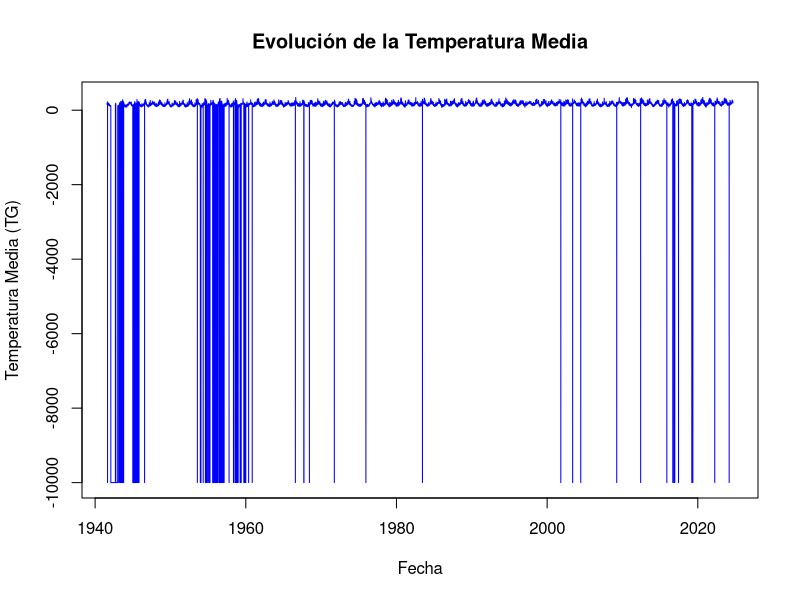
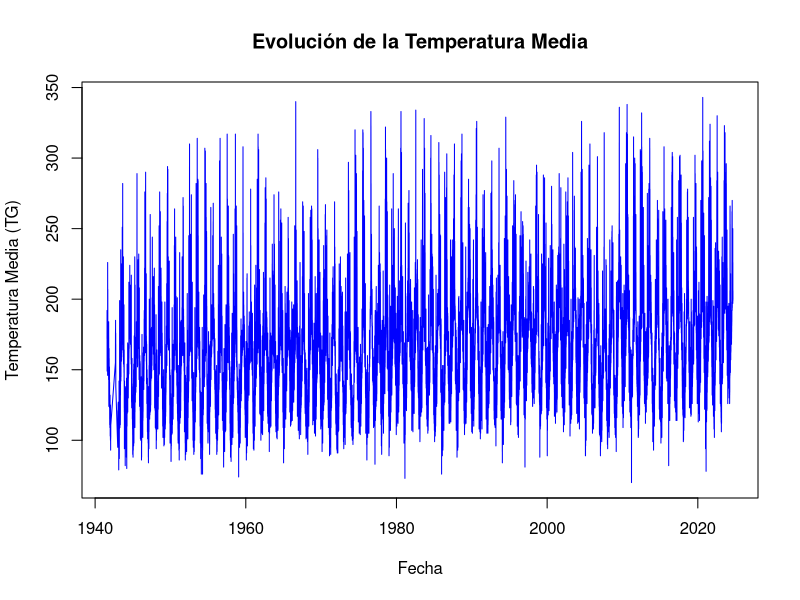
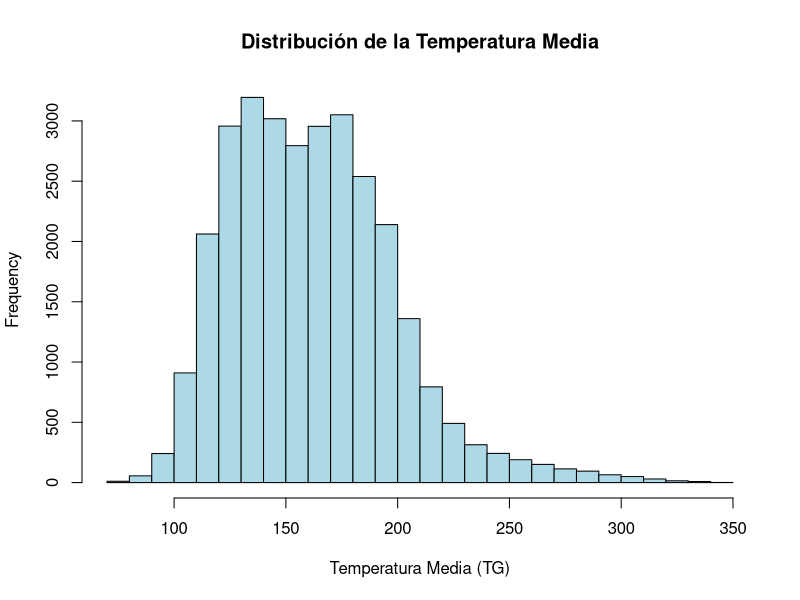
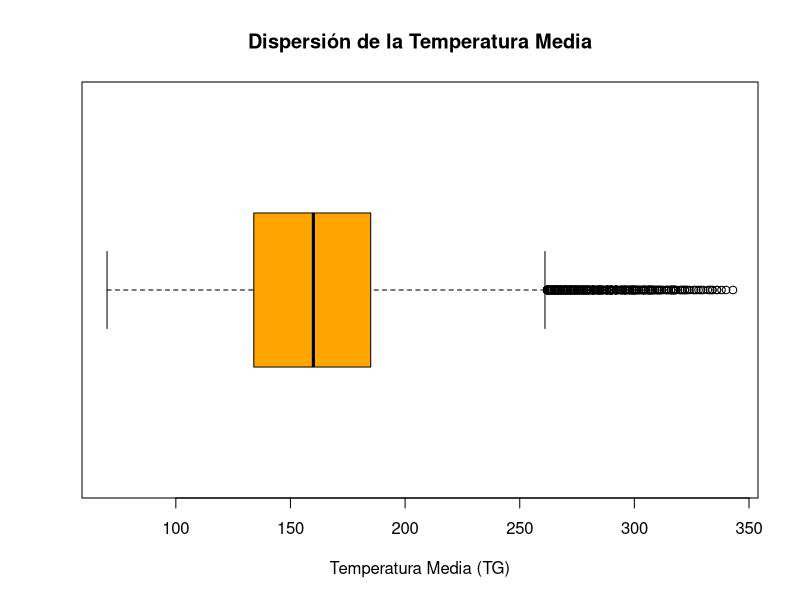
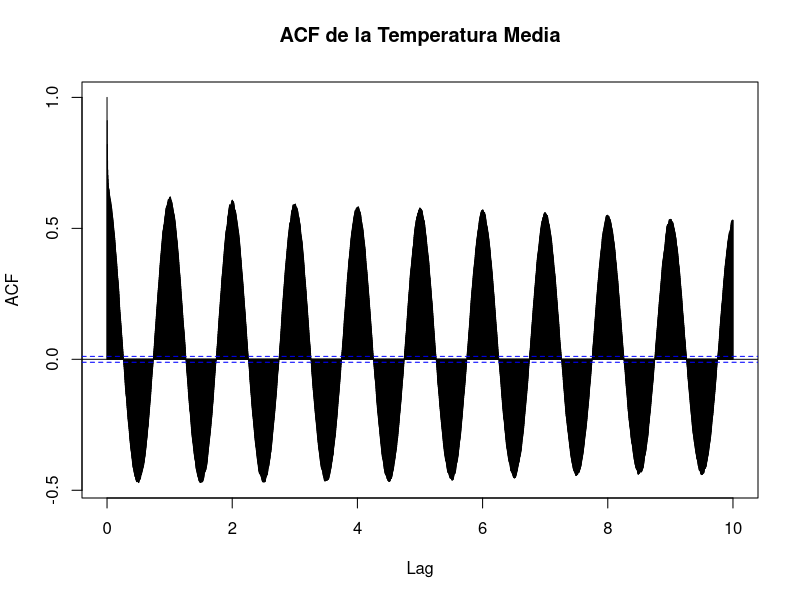
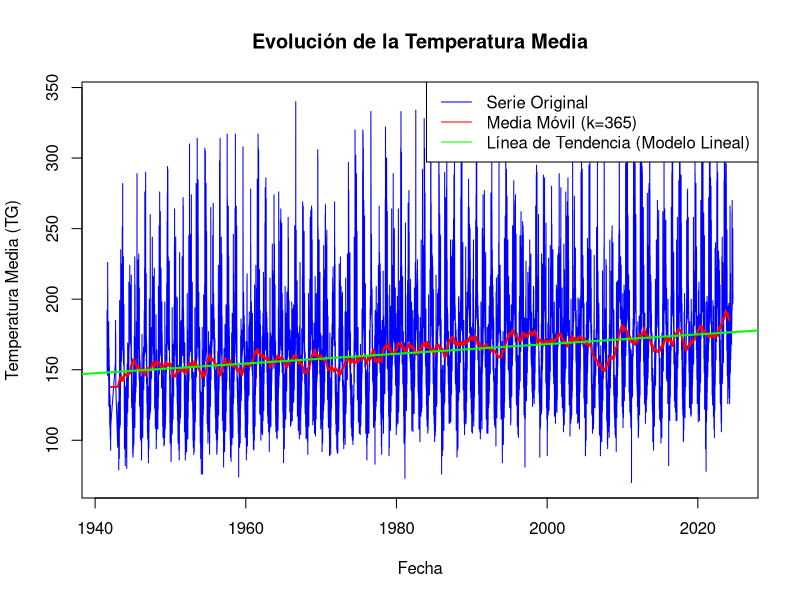
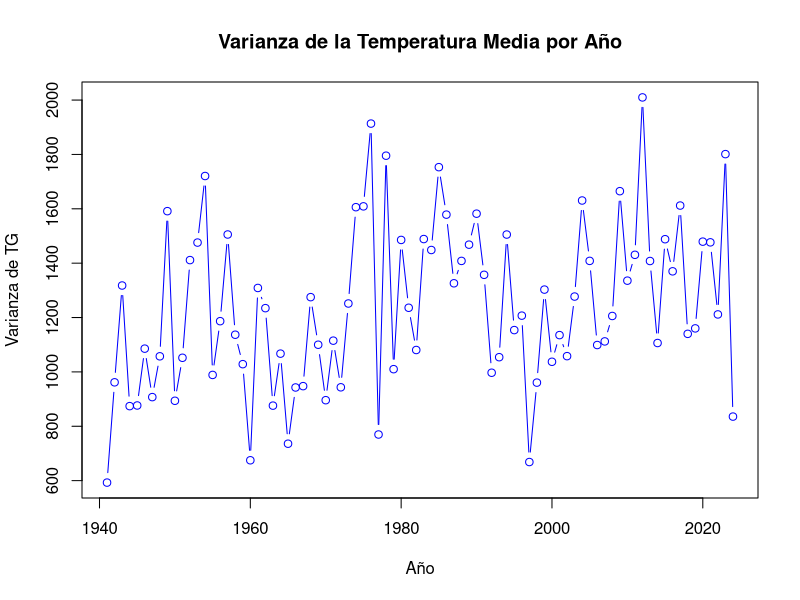
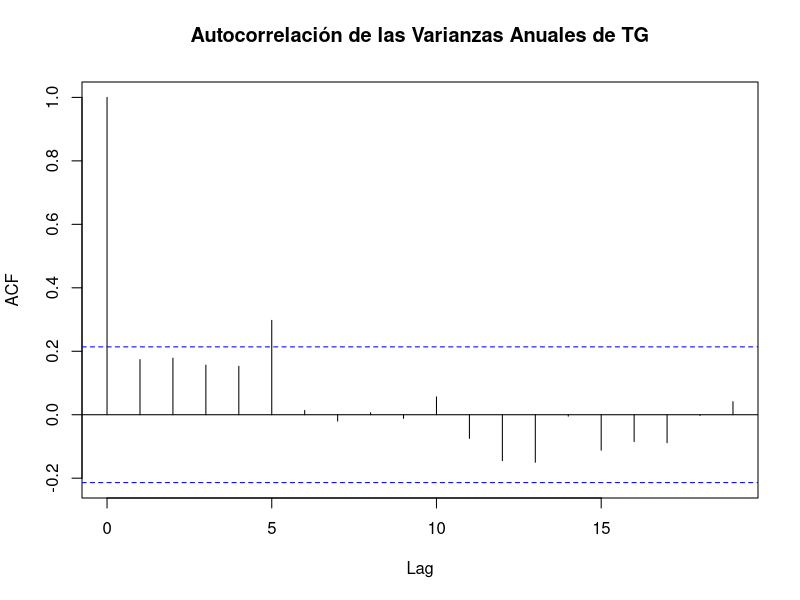

The R source for these figures, in order:
## ---- chunk 1
knitr::opts_chunk$set(echo = TRUE)
## ---- chunk 2

df<- read.csv("./TG_STAID000455.txt", skip = 20, header = TRUE, sep = ",")
library(lubridate)
df$DATE<- ymd(df$DATE)
## ---- chunk 3

# Gráfico de líneas para la serie temporal
plot(df$DATE, df$TG, type = "l", col = "blue", 
     xlab = "Fecha", ylab = "Temperatura Media (TG)", 
     main = "Evolución de la Temperatura Media")


## ---- chunk 4

head(df[df$Q_TG== 9,])

## ---- chunk 5

df$TG[df$Q_TG== 9]=NA
head(df[df$Q_TG== 9,])

## ---- chunk 6

library(dplyr)

df_clean <- df %>% na.omit()

plot(df_clean$DATE, df_clean$TG, type = "l", col = "blue", 
     xlab = "Fecha", ylab = "Temperatura Media (TG)", 
     main = "Evolución de la Temperatura Media")



## ---- chunk 7

# Histograma de la temperatura media
hist(df_clean$TG, breaks = 20, col = "lightblue", 
     xlab = "Temperatura Media (TG)", 
     main = "Distribución de la Temperatura Media")


## ---- chunk 8

# Boxplot de la temperatura media
boxplot(df_clean$TG, horizontal = TRUE, col = "orange", 
        main = "Dispersión de la Temperatura Media", 
        xlab = "Temperatura Media (TG)")


## ---- chunk 9

df[df$Q_TG== 1,]

## ---- chunk 10

df_ts <- ts(df$TG, frequency = 365, start = c(1941, 8))


acf(df_ts, main = "ACF de la Temperatura Media", lag.max = 365 * 10, na.action = na.pass)


## ---- chunk 11
library(zoo)

# Cálculo de la media móvil simple
df_clean$TG_ma <- rollmean(df_clean$TG, k = 365, fill = NA)

# Ajuste de un modelo lineal para la tendencia
modelo_lineal <- lm(TG ~ as.numeric(DATE), data = df_clean)

# Gráfico de la serie original, la media móvil y la tendencia
plot(df_clean$DATE, df_clean$TG, type = "l", col = "blue", 
     xlab = "Fecha", ylab = "Temperatura Media (TG)", 
     main = "Evolución de la Temperatura Media")
lines(df_clean$DATE, df_clean$TG_ma, col = "red", lwd = 2)  # Media móvil
abline(modelo_lineal, col = "green", lwd = 2)  # Línea de tendencia del modelo lineal

# Leyenda para identificar las líneas
legend("topright", legend = c("Serie Original", "Media Móvil (k=365)", "Línea de Tendencia (Modelo Lineal)"),
       col = c("blue", "red", "green"), lty = 1)


## ---- chunk 12
summary(modelo_lineal)
## ---- chunk 13
# Como hemos analizado esa estacionalidad anual vamos a relacionar esto con la varianza analizándola de manera anual
df_clean$year <- format(df_clean$DATE, "%Y")

# Calcular varianza por año
var_por_año <- tapply(df_clean$TG, df_clean$year, var)
# Definimos los años 
years<-unique(df_clean$year)
plot(years,var_por_año, type = "b", col = "blue", 
     xlab = "Año", ylab = "Varianza de TG", 
     main = "Varianza de la Temperatura Media por Año")
## ---- chunk 14
# Graficar la autocorrelación de las varianzas anuales
acf(var_por_año, main = "Autocorrelación de las Varianzas Anuales de TG")

## ---- chunk 15

df_avg <- df %>% mutate(day = day(DATE), month= month(DATE), year = year(DATE), period = ifelse(day<=10,'1-10',ifelse(day<=20,'11-20','21-fin'))) %>% # Creamos nuevas columnas con el día, mes, año y los periodos de cada mes
  group_by(year,month,period) %>% # Agrupamos por año, mes y periodo
  summarise(avg_TG = mean(TG, na.rm = TRUE)) %>% # Calculamos el promedio para cada periodo
  ungroup()
  
print(df_avg) 

## ---- chunk 16

df_avg_ts <- ts(df_avg$avg_TG, start = c(min(df_avg$year), min(df_avg$month)), frequency = 36)

plot(df_avg_ts, main = "Serie Temporal Promediada", ylab = "Temperatura Media Promediada", xlab = "Tiempo")

